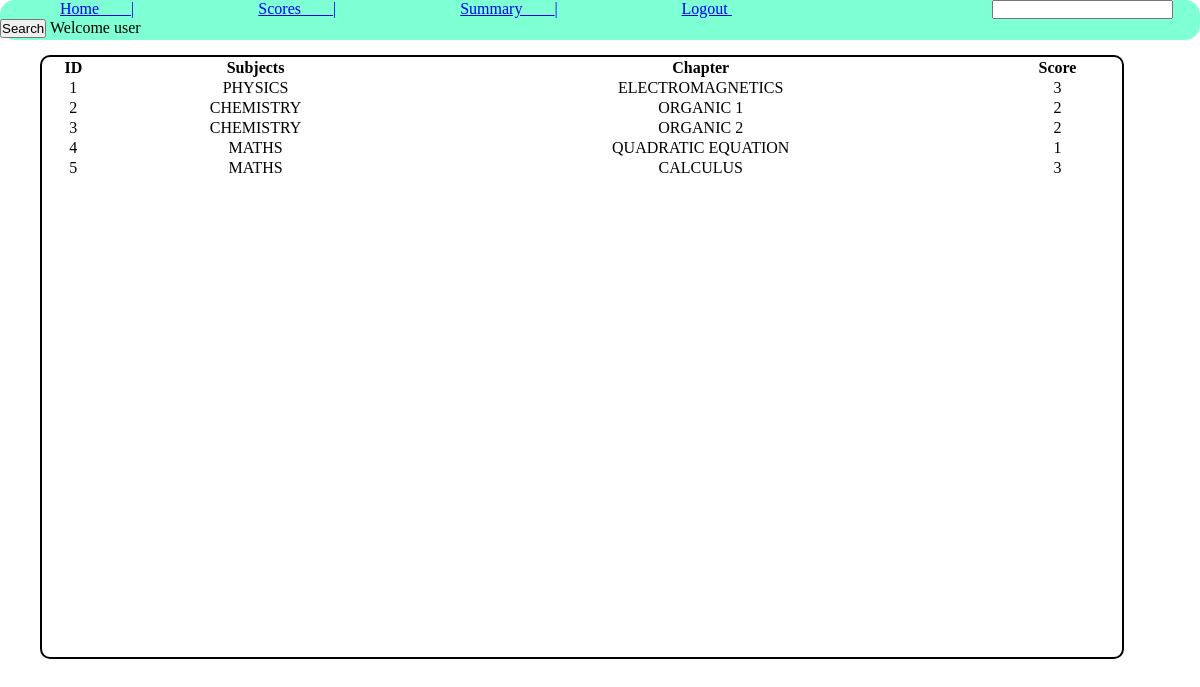
/scores/1, run on an earlier commit of the app's database.
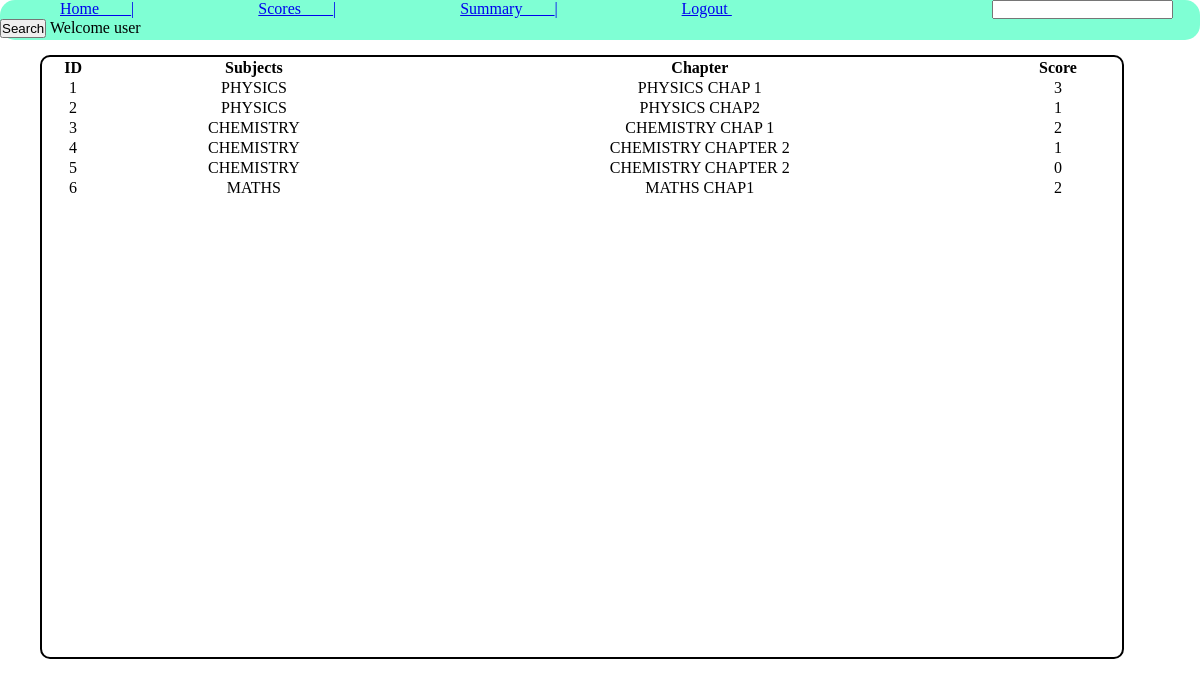
And on a later commit of the database.
### tables this page shows
CREATE TABLE chapter(
    id INTEGER PRIMARY KEY AUTOINCREMENT,
    name TEXT,
    description TEXT,
    sub_name TEXT,
    FOREIGN KEY (sub_name) REFERENCES subject(name));

CREATE TABLE scores(
            id INTEGER PRIMARY KEY AUTOINCREMENT,
            quiz_id INTEGER,user_id INTEGER,time_stamp_of_atempt TIME,total_scored INTEGER,date_of_quiz DATE,
            FOREIGN KEY(quiz_id) REFERENCES quiz(id),FOREIGN KEY(user_id) REFERENCES user(id)            
);

### app.py (the view)
@app.route('/scores/<id>')
def scores(id):
    a = final_scor(id)
    return render_template('scores.html',a=a,u=id)

### database.py (called while the page is built)
def final_scor(id):
    con = sqlite3.connect('database.sqlite3')
    cur = con.cursor()
    query= f"SELECT chapter.sub_name,scores.total_scored,chapter.name FROM users INNER JOIN scores ON users.id=scores.user_id INNER JOIN quiz ON scores.quiz_id=quiz.id INNER JOIN chapter ON quiz.chapter_id=chapter.id WHERE users.id = ?"
    cur.execute(query,(id,))
    res = cur.fetchall()
    con.commit()
    con.close()
    return res

### templates/scores.html (shortened to what this page needs)
<!DOCTYPE html>
<html lang="en">
<head>
</head>
<body>
    <nav>
        <ul>
            <li><a href="/user/{{u[0][0]}}"> Home____|</a></li>
            <li><a href="/scores/{{u[0][0]}}">Scores____|</a></li>
            <li><a href="/summary/{{u[0][0]}}"> Summary____|</a></li>
            <li><a href="/"> Logout </a></li>
            <li id="search"><form action="/search/{{u[0][0]}}" id="insearch" method="post"><input type="search" name="s">
                <button type="submit">Search</button> Welcome user</form></li>
        </ul>
    </nav>
    <div class="table-container">
        <table style="width: 100%;text-align: center;">
            <thead>
                <tr>
                    <th>ID</th>
                    <th>Subjects</th>
                    <th>Chapter</th>
                    <th>Score</th>
                </tr>
            </thead>
            {%set count = namespace(value=1)%}
            {%for i in a%}
            <tbody>
                <tr>
                    <td>{{count.value}}</td>
                    <td>{{i[0]}}</td>
                    <td>{{i[2]}}</td>
                    <td>{{i[1]}}</td>
                </tr>
                {%set count.value = count.value + 1%}
            {%endfor%}
            </tbody>
        </table>
    </div>
</body>
</html>

What changed in the data, as far as the page shows it:
removed chapter: value "5", sub_name "MATHS", name "CALCULUS", total_scored "3"
added chapter: value "1", sub_name "PHYSICS", name "PHYSICS CHAP 1", total_scored "3"
changed chapter: value "1" → "2"; name "ELECTROMAGNETICS" → "PHYSICS CHAP2"; total_scored "3" → "1"
changed chapter: value "2" → "3"; name "ORGANIC 1" → "CHEMISTRY CHAP 1"
now on one of the page's lists (row edited): chapter: sub_name "CHEMISTRY", name "CHEMISTRY CHAPTER 2", total_scored "0"
changed chapter: value "3" → "4"; name "ORGANIC 2" → "CHEMISTRY CHAPTER 2"; total_scored "2" → "1"
changed chapter "MATHS": value "4" → "6"; name "QUADRATIC EQUATION" → "MATHS CHAP1"; total_scored "1" → "2"
